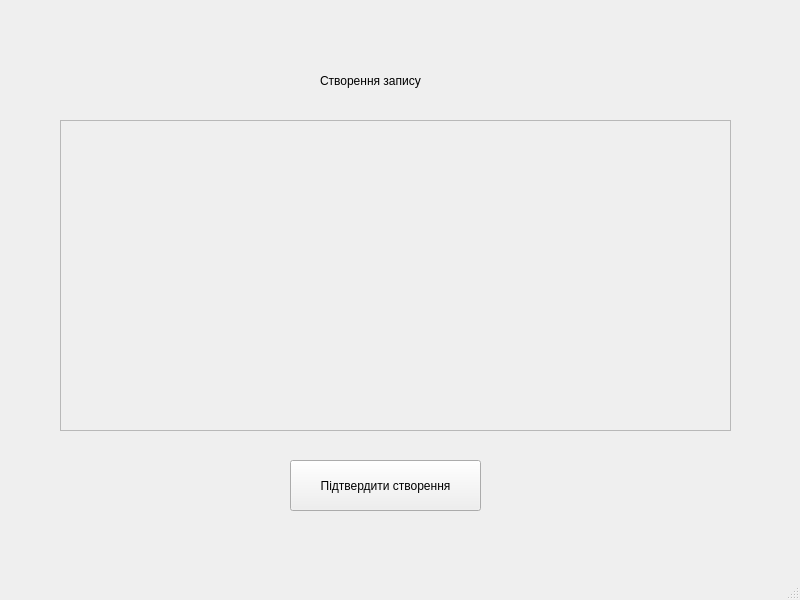
<?xml version="1.0" encoding="UTF-8"?>
<ui version="4.0">
 <class>CreateWindow</class>
 <widget class="QMainWindow" name="CreateWindow">
  <property name="geometry">
   <rect>
    <x>0</x>
    <y>0</y>
    <width>800</width>
    <height>600</height>
   </rect>
  </property>
  <property name="windowTitle">
   <string>MainWindow</string>
  </property>
  <widget class="QWidget" name="centralwidget">
   <widget class="QPushButton" name="confirmButton">
    <property name="geometry">
     <rect>
      <x>290</x>
      <y>460</y>
      <width>191</width>
      <height>51</height>
     </rect>
    </property>
    <property name="text">
     <string>Підтвердити створення</string>
    </property>
   </widget>
   <widget class="QScrollArea" name="scrollArea">
    <property name="geometry">
     <rect>
      <x>60</x>
      <y>120</y>
      <width>671</width>
      <height>311</height>
     </rect>
    </property>
    <property name="widgetResizable">
     <bool>true</bool>
    </property>
    <widget class="QWidget" name="scrollAreaWidgetContents">
     <property name="geometry">
      <rect>
       <x>0</x>
       <y>0</y>
       <width>669</width>
       <height>309</height>
      </rect>
     </property>
    </widget>
   </widget>
   <widget class="QLabel" name="label">
    <property name="geometry">
     <rect>
      <x>320</x>
      <y>60</y>
      <width>141</width>
      <height>41</height>
     </rect>
    </property>
    <property name="text">
     <string>Створення запису</string>
    </property>
   </widget>
  </widget>
  <widget class="QMenuBar" name="menubar">
   <property name="geometry">
    <rect>
     <x>0</x>
     <y>0</y>
     <width>800</width>
     <height>26</height>
    </rect>
   </property>
  </widget>
  <widget class="QStatusBar" name="statusbar"/>
 </widget>
 <resources/>
 <connections/>
</ui>
